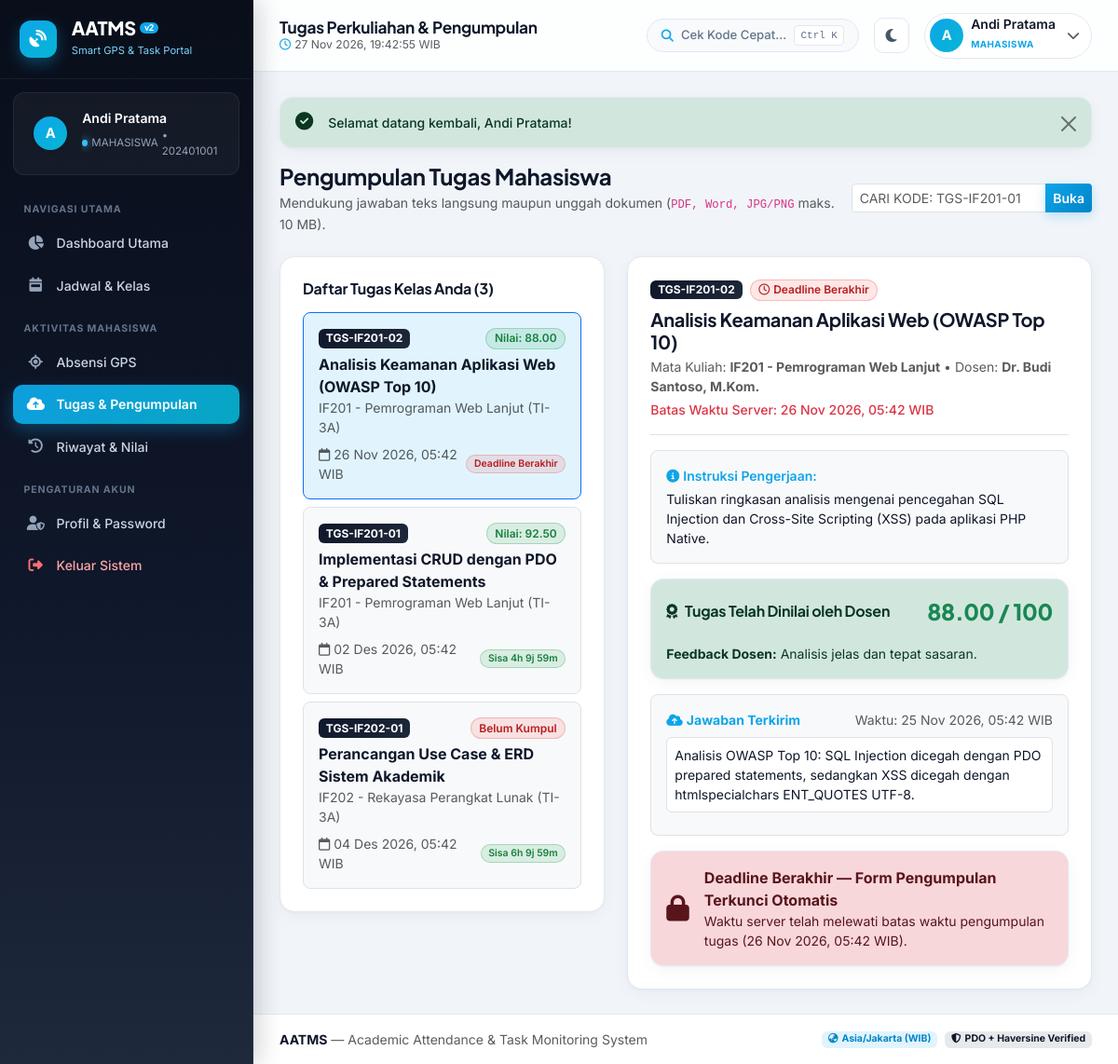
The page /public/mahasiswa/tasks.php (signed in) on the database its author committed.
### tables this page shows
CREATE TABLE `tasks` (
  `id` INT AUTO_INCREMENT PRIMARY KEY,
  `class_id` INT NOT NULL,
  `dosen_id` INT NOT NULL,
  `task_code` VARCHAR(25) NOT NULL UNIQUE,
  `title` VARCHAR(150) NOT NULL,
  `description` TEXT NOT NULL,
  `attachment_path` VARCHAR(255) DEFAULT NULL,
  `deadline` DATETIME NOT NULL,
  `created_at` TIMESTAMP NOT NULL DEFAULT CURRENT_TIMESTAMP,
  CONSTRAINT `fk_tasks_class` FOREIGN KEY (`class_id`) REFERENCES `classes`(`id`) ON DELETE CASCADE ON UPDATE CASCADE,
  CONSTRAINT `fk_tasks_dosen` FOREIGN KEY (`dosen_id`) REFERENCES `users`(`id`) ON DELETE CASCADE ON UPDATE CASCADE
);

CREATE TABLE `task_submissions` (
  `id` INT AUTO_INCREMENT PRIMARY KEY,
  `task_id` INT NOT NULL,
  `student_id` INT NOT NULL,
  `text_answer` LONGTEXT DEFAULT NULL,
  `file_path` VARCHAR(255) DEFAULT NULL,
  `file_type` VARCHAR(50) DEFAULT NULL,
  `submitted_at` DATETIME NOT NULL,
  `score` DECIMAL(5, 2) DEFAULT NULL,
  `feedback` TEXT DEFAULT NULL,
  `review_status` ENUM('submitted','reviewed','graded') NOT NULL DEFAULT 'submitted',
  `graded_at` DATETIME DEFAULT NULL,
  UNIQUE KEY `uq_task_student` (`task_id`, `student_id`),
  CONSTRAINT `fk_submissions_task` FOREIGN KEY (`task_id`) REFERENCES `tasks`(`id`) ON DELETE CASCADE ON UPDATE CASCADE,
  CONSTRAINT `fk_submissions_student` FOREIGN KEY (`student_id`) REFERENCES `users`(`id`) ON DELETE CASCADE ON UPDATE CASCADE
);

CREATE TABLE `courses` (
  `id` INT AUTO_INCREMENT PRIMARY KEY,
  `course_code` VARCHAR(20) NOT NULL UNIQUE,
  `course_name` VARCHAR(100) NOT NULL,
  `sks` TINYINT NOT NULL,
  `dosen_id` INT NOT NULL,
  `semester_id` INT NOT NULL,
  CONSTRAINT `fk_courses_dosen` FOREIGN KEY (`dosen_id`) REFERENCES `users`(`id`) ON DELETE RESTRICT ON UPDATE CASCADE,
  CONSTRAINT `fk_courses_semester` FOREIGN KEY (`semester_id`) REFERENCES `semesters`(`id`) ON DELETE RESTRICT ON UPDATE CASCADE
);

CREATE TABLE `classes` (
  `id` INT AUTO_INCREMENT PRIMARY KEY,
  `course_id` INT NOT NULL,
  `class_name` VARCHAR(50) NOT NULL,
  `schedule_day` VARCHAR(20) NOT NULL,
  `start_time` TIME NOT NULL,
  `end_time` TIME NOT NULL,
  `room` VARCHAR(50) NOT NULL,
  CONSTRAINT `fk_classes_course` FOREIGN KEY (`course_id`) REFERENCES `courses`(`id`) ON DELETE CASCADE ON UPDATE CASCADE
);

CREATE TABLE `users` (
  `id` INT AUTO_INCREMENT PRIMARY KEY,
  `username` VARCHAR(50) NOT NULL UNIQUE,
  `password_hash` VARCHAR(255) NOT NULL,
  `full_name` VARCHAR(100) NOT NULL,
  `email` VARCHAR(100) NOT NULL UNIQUE,
  `role` ENUM('admin','dosen','mahasiswa','kaprodi') NOT NULL,
  `nim_nidn` VARCHAR(30) DEFAULT NULL,
  `is_active` TINYINT(1) NOT NULL DEFAULT 1,
  `created_at` TIMESTAMP NOT NULL DEFAULT CURRENT_TIMESTAMP
);

### includes/functions.php (called while the page is built, shortened)
<?php
function e(?string $str): string
{
    return htmlspecialchars((string)$str, ENT_QUOTES, 'UTF-8');
}
function formatDateTime(?string $datetime, bool $withTime = true): string
{
    $ts = strtotime($datetime);
    $months = [
        1 => 'Jan', 'Feb', 'Mar', 'Apr', 'Mei', 'Jun',
        'Jul', 'Agu', 'Sep', 'Okt', 'Nov', 'Des'
    ];
    $day = date('d', $ts);
    $month = $months[(int)date('n', $ts)] ?? date('M', $ts);
    $year = date('Y', $ts);
    return "$day $month $year, " . date('H:i', $ts) . ' WIB';
}
function getDeadlineCountdown(string $deadline): array
{
    $now = time();
    $target = strtotime($deadline);
    $diff = $target - $now;
    if ($diff <= 0) {
        return [
            'expired' => true,
            'label'   => 'Deadline Berakhir',
            'badge'   => 'danger'
        ];
    }
    $days = floor($diff / 86400);
    $hours = floor(($diff % 86400) / 3600);
    $parts = [];
    if ($days > 0) {
        $parts[] = $days . ' hari';
    }
    if ($hours > 0) {
        $parts[] = $hours . ' jam';
    }
    return [
        'expired' => false,
        'label'   => 'Sisa ' . implode(' ', $parts),
        'badge'   => ($diff < 86400) ? 'warning' : 'success'
    ];
}

### public/mahasiswa/tasks.php (the view, shortened to what this page needs)
<?php
$pdo = getDB();
$user = currentUser();
$studentId = (int)$user['id'];
$stmt = $pdo->prepare("
    SELECT t.*, cl.class_name, c.course_code, c.course_name, u.full_name AS dosen_name,
           ts.id AS submission_id, ts.text_answer, ts.file_path, ts.file_type,
           ts.submitted_at, ts.score, ts.feedback, ts.review_status, ts.graded_at
    FROM tasks t
    JOIN class_enrollments ce ON t.class_id = ce.class_id
    JOIN classes cl ON t.class_id = cl.id
    JOIN courses c ON cl.course_id = c.id
    JOIN users u ON t.dosen_id = u.id
    LEFT JOIN task_submissions ts ON ts.task_id = t.id AND ts.student_id = ?
    WHERE ce.student_id = ?
    ORDER BY t.deadline ASC
");
$stmt->execute([$studentId, $studentId]);
$tasks = $stmt->fetchAll();
$selectedTaskId = (int)($_GET['task_id'] ?? ($tasks[0]['id'] ?? 0));
$activeTask = null;
foreach ($tasks as $t) {
    if ((int)$t['id'] === $selectedTaskId) {
        $activeTask = $t;
        break;
    }
}
include __DIR__ . '/../../includes/header.php';
?>
<div class="d-flex flex-column flex-md-row justify-content-between align-items-md-center mb-4 gap-2">
    <div>
        <h4 class="fw-bold mb-1">Pengumpulan Tugas Mahasiswa</h4>
        <p class="text-muted small mb-0">Mendukung jawaban teks langsung maupun unggah dokumen (<code>PDF, Word, JPG/PNG</code> maks. 10 MB).</p>
    </div>
    <div class="d-flex gap-2">
        <div class="input-group input-group-sm" style="max-width: 280px;">
            <input type="text" id="filterTaskCode" class="form-control text-uppercase" placeholder="Cari kode: TGS-IF201-01">
            <button class="btn btn-sky" type="button" id="btnFilterTaskCode">Buka</button>
        </div>
    </div>
</div>
<?php if (empty($tasks)): ?>
    <div class="card-custom p-5 text-center text-muted">
        Belum ada tugas yang diterbitkan pada kelas Anda.
    </div>
<?php else: ?>
    <div class="row g-4">
        <div class="col-lg-5">
            <div class="card-custom p-3 p-md-4">
                <h6 class="fw-bold mb-3">Daftar Tugas Kelas Anda (<?= count($tasks) ?>)</h6>
                <div class="d-flex flex-column gap-2" id="studentTaskList">
                    <?php foreach ($tasks as $t): ?>
                        <?php
                        $cd = getDeadlineCountdown($t['deadline']);
                        $isSelected = ($activeTask && (int)$activeTask['id'] === (int)$t['id']);
                        ?>
                        <a href="tasks.php?task_id=<?= (int)$t['id'] ?>"
                           data-code="<?= e($t['task_code']) ?>"
                           class="p-3 rounded-3 text-decoration-none border <?= $isSelected ? 'border-primary bg-sky-soft' : 'bg-light text-slate-800' ?>">
                            <div class="d-flex justify-content-between align-items-center mb-1">
                                <span class="badge bg-navy"><?= e($t['task_code']) ?></span>
                                <?php if ($t['submission_id']): ?>
                                    <?php if ($t['review_status'] === 'graded'): ?>
                                        <span class="badge badge-status-green">Nilai: <?= e((string)$t['score']) ?></span>
                                    <?php else: ?>
                                        <span class="badge badge-status-yellow">Sudah Kumpul</span>
                                    <?php endif; ?>
                                <?php else: ?>
                                    <span class="badge badge-status-red">Belum Kumpul</span>
                                <?php endif; ?>
                            </div>
                            <div class="fw-bold text-slate-800"><?= e($t['title']) ?></div>
                            <div class="small text-muted"><?= e($t['course_code']) ?> - <?= e($t['course_name']) ?> (<?= e($t['class_name']) ?>)</div>
                            <div class="d-flex justify-content-between align-items-center mt-2 small">
                                <span class="text-muted"><i class="fa-regular fa-calendar me-1"></i><?= e(formatDateTime($t['deadline'])) ?></span>
                                <span class="badge <?= $cd['expired'] ? 'badge-status-red' : 'badge-status-green' ?>"
                                      <?= !$cd['expired'] ? 'data-countdown="' . e($t['deadline']) . '"' : '' ?>>
                                    <?= e($cd['label']) ?>
                                </span>
                            </div>
                        </a>
                    <?php endforeach; ?>
                </div>
            </div>
        </div>
        <div class="col-lg-7">
            <?php if ($activeTask): ?>
                <?php $cd = getDeadlineCountdown($activeTask['deadline']); ?>
                <div class="card-custom p-3 p-md-4">
                    <div class="d-flex flex-wrap justify-content-between align-items-start gap-2 border-bottom pb-3 mb-3">
                        <div>
                            <div class="d-flex flex-wrap align-items-center gap-2">
                                <span class="badge bg-navy"><?= e($activeTask['task_code']) ?></span>
                                <span class="badge <?= $cd['expired'] ? 'badge-status-red' : 'badge-status-green' ?>"
                                      <?= !$cd['expired'] ? 'data-countdown="' . e($activeTask['deadline']) . '"' : '' ?>>
                                    <i class="fa-regular fa-clock me-1"></i><?= e($cd['label']) ?>
                                </span>
                            </div>
                            <h5 class="fw-bold mt-2 mb-1"><?= e($activeTask['title']) ?></h5>
                            <div class="small text-muted">
                                Mata Kuliah: <strong><?= e($activeTask['course_code']) ?> - <?= e($activeTask['course_name']) ?></strong> &bull;
                                Dosen: <strong><?= e($activeTask['dosen_name']) ?></strong>
                            </div>
                            <div class="small text-danger fw-medium mt-1">
                                Batas Waktu Server: <?= e(formatDateTime($activeTask['deadline'])) ?>
                            </div>
                        </div>
                    </div>
                    <div class="p-3 rounded-3 bg-light border small mb-3">
                        <div class="fw-semibold mb-1 text-sky"><i class="fa-solid fa-circle-info me-1"></i>Instruksi Pengerjaan:</div>
                        <div><?= nl2br(e($activeTask['description'])) ?></div>
                    </div>
                    <?php if ($activeTask['submission_id'] && $activeTask['review_status'] === 'graded'): ?>
                        <div class="alert alert-success modern-alert mb-3">
                            <div class="w-100">
                                <div class="d-flex justify-content-between align-items-center">
                                    <h6 class="fw-bold mb-0"><i class="fa-solid fa-award me-2"></i>Tugas Telah Dinilai oleh Dosen</h6>
                                    <span class="fs-4 fw-extrabold text-success"><?= e((string)$activeTask['score']) ?> / 100</span>
                                </div>
                                <?php if (!empty($activeTask['feedback'])): ?>
                                    <div class="small mt-2 pt-2 border-top">
                                        <strong>Feedback Dosen:</strong> <?= nl2br(e($activeTask['feedback'])) ?>
                                    </div>
                                <?php endif; ?>
                            </div>
                        </div>
                    <?php endif; ?>
                    <?php if ($activeTask['submission_id']): ?>
                        <div class="mb-3 p-3 border rounded-3 bg-light small">
                            <div class="d-flex justify-content-between align-items-center mb-2">
                                <span class="fw-bold text-sky"><i class="fa-solid fa-cloud-arrow-up me-1"></i>Jawaban Terkirim</span>
                                <span class="text-muted">Waktu: <?= e(formatDateTime($activeTask['submitted_at'])) ?></span>
                            </div>
                            <?php if (!empty($activeTask['text_answer'])): ?>
                                <div class="p-2 bg-white rounded border mb-2"><?= nl2br(e($activeTask['text_answer'])) ?></div>
                            <?php endif; ?>
                        </div>
                    <?php endif; ?>
                    <?php if ($cd['expired']): ?>
                        <div class="alert alert-danger modern-alert d-flex align-items-center gap-3 mb-0">
                            <i class="fa-solid fa-lock fs-3"></i>
                            <div>
                                <div class="fw-bold">Deadline Berakhir — Form Pengumpulan Terkunci Otomatis</div>
                                <div class="small">Waktu server telah melewati batas waktu pengumpulan tugas (<?= e(formatDateTime($activeTask['deadline'])) ?>).</div>
                            </div>
                        </div>
                    <?php elseif ($activeTask['review_status'] === 'graded'): ?>
                        <div class="alert alert-secondary modern-alert small mb-0">
                            <i class="fa-solid fa-lock me-2"></i>Pengumpulan dikunci karena tugas Anda sudah selesai dinilai oleh Dosen.
                        </div>
                    <?php endif; ?>
                </div>
            <?php endif; ?>
        </div>
    </div>
<?php endif; ?>
<?php include __DIR__ . '/../../includes/footer.php'; ?>

### public/assets/css/style.css (style rules this page uses)
:root { --navy-950: #090E1A; --navy-900: #0F172A; --navy-800: #1E293B; --navy-700: #334155; --sky-400: #38BDF8; --sky-500: #0EA5E9; --sky-600: #0284C7; --cyan-500: #06B6D4; --sky-100: #E0F2FE; --bg-body: #F1F5F9; --bg-surface: #FFFFFF; --bg-surface-alt: #F8FAFC; --bg-topbar: rgba(255, 255, 255, 0.86); --border-subtle: #E2E8F0; --text-primary: #0F172A; --text-secondary: #475569; --text-muted-custom: #64748B; --sidebar-width: 272px; --radius-lg: 16px; --radius-md: 12px; --shadow-soft: 0 4px 20px -2px rgba(15, 23, 42, 0.05), 0 1px 3px rgba(15, 23, 42, 0.03); --shadow-hover: 0 14px 30px -6px rgba(15, 23, 42, 0.09), 0 4px 10px -2px rgba(14, 165, 233, 0.06); }
* { box-sizing: border-box; }
body { font-family: 'Inter', -apple-system, BlinkMacSystemFont, 'Segoe UI', Roboto, sans-serif; background-color: var(--bg-body); color: var(--text-primary); margin: 0; padding: 0; overflow-x: hidden; transition: background-color 0.25s ease, color 0.25s ease; }
h1, h2, h3, h4, h5, h6, .fw-extrabold, .stat-value { font-family: 'Plus Jakarta Sans', 'Inter', sans-serif; letter-spacing: -0.015em; }
.fw-extrabold { font-weight: 800; }
.bg-navy { background: linear-gradient(135deg, var(--navy-900), var(--navy-800)) !important; }
.bg-sky-soft { background-color: rgba(14, 165, 233, 0.12) !important; color: var(--sky-600) !important; }
.text-sky { color: var(--sky-500) !important; }
.text-slate-800 { color: var(--text-primary) !important; }
.btn-sky { background: linear-gradient(135deg, var(--sky-500), var(--sky-600)); border: none; color: #fff; font-weight: 600; border-radius: 10px; box-shadow: 0 4px 12px rgba(14, 165, 233, 0.26); transition: all 0.2s ease; }
.card-custom { background: var(--bg-surface); border: 1px solid var(--border-subtle); border-radius: var(--radius-lg); box-shadow: var(--shadow-soft); transition: box-shadow 0.2s ease, border-color 0.2s ease; }
.badge-status-green { background-color: rgba(22, 163, 74, 0.13); color: #15803D; border: 1px solid rgba(22, 163, 74, 0.28); font-weight: 600; padding: 0.38em 0.72em; border-radius: 999px; }
.badge-status-red { background-color: rgba(239, 68, 68, 0.13); color: #B91C1C; border: 1px solid rgba(239, 68, 68, 0.28); font-weight: 600; padding: 0.38em 0.72em; border-radius: 999px; }
.modern-alert { border-radius: 14px; border: 1px solid var(--border-subtle); box-shadow: var(--shadow-soft); }

### rows shown on the page
tasks: task_code "TGS-IF201-02", task_submissions.score "88.00", title "Analisis Keamanan Aplikasi Web (OWASP Top 10)", courses.course_code "IF201", courses.course_name "Pemrograman Web Lanjut", class.class_name "TI-3A", deadline "26 Nov 2026, 05:42 WIB", deadline "Deadline Berakhir", description "Tuliskan ringkasan analisis mengenai pencegahan SQL Injection dan Cross-Site Scripting (XSS) pada aplikasi PHP Native."
tasks: task_code "TGS-IF201-01", task_submissions.score "92.50", title "Implementasi CRUD dengan PDO & Prepared Statements", courses.course_code "IF201", courses.course_name "Pemrograman Web Lanjut", class.class_name "TI-3A", deadline "02 Des 2026, 05:42 WIB"
tasks: task_code "TGS-IF202-01", shows "Belum Kumpul", title "Perancangan Use Case & ERD Sistem Akademik", courses.course_code "IF202", courses.course_name "Rekayasa Perangkat Lunak", class.class_name "TI-3A", deadline "04 Des 2026, 05:42 WIB"
courses: course_code "IF201", course_name "Pemrograman Web Lanjut"
users: full_name "Dr. Budi Santoso, M.Kom."
task_submissions: score "88.00", feedback "Analisis jelas dan tepat sasaran.", submitted_at "25 Nov 2026, 05:42 WIB", text_answer "Analisis OWASP Top 10: SQL Injection dicegah dengan PDO prepared statements, sedangkan XSS dicegah dengan htmlspecialchars ENT_QUOTES UTF-8."

### other values the page prints
APP_NAME "AATMS"
substr($user['full_name'] ?? 'U', 0, 1) "A"
$user['full_name'] "Andi Pratama"
$role "MAHASISWA"
$user['nim_nidn'] "202401001"
$pageTitle "Tugas Perkuliahan & Pengumpulan"
$user['role'] "MAHASISWA"
$flash['message'] "Selamat datang kembali, Andi Pratama!"
count($tasks) "3"
APP_FULL_NAME "Academic Attendance & Task Monitoring System"
